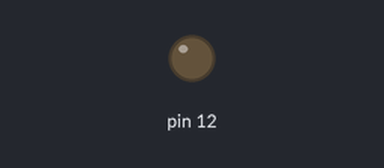
Bench run of a sketch on a simulated Arduino Uno, built with avr-gcc and run on an emulated ATmega328P. On the bench: output pins drawn as LEDs (lit = HIGH).

Above: at 5.0 s.
At 15.0 s:
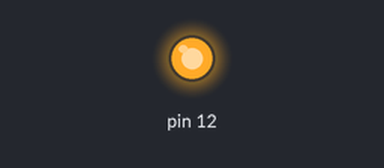
Timing chart, 0 to 26.0 s (numbered marks = the images above):
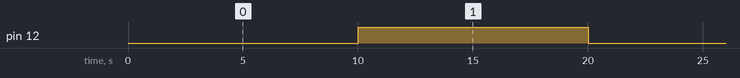

The sketch:

relay.ino
```cpp
void setup()
{
pinMode(12,OUTPUT);
}
void loop()
{
    digitalWrite(12,LOW);
    delay(10000);
    digitalWrite(12,HIGH);
    delay(10000);
}
```

Measured:
- by itself, pin 12: alternates HIGH for 10.0 s and LOW for 10.0 s
